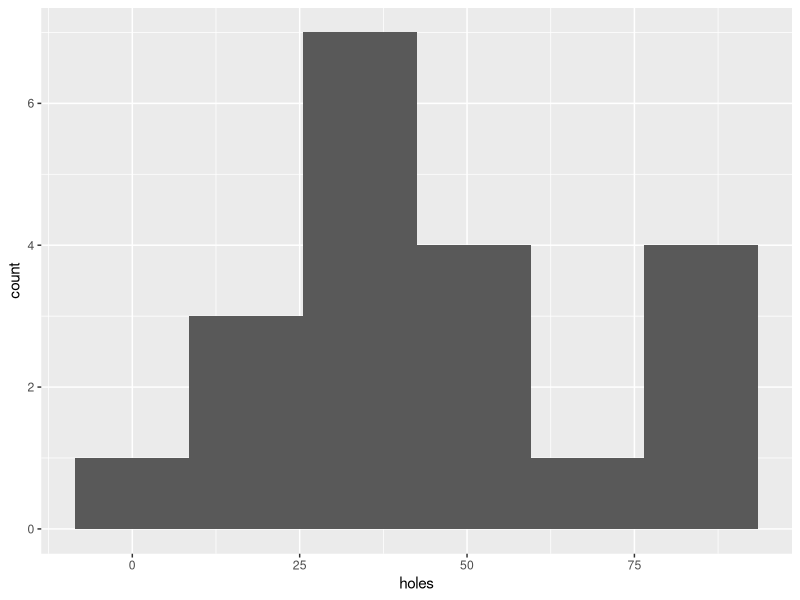
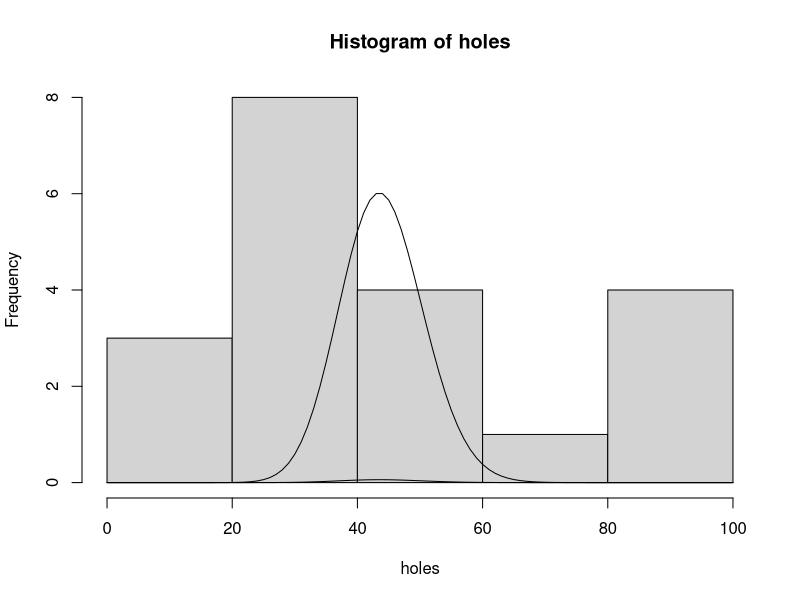
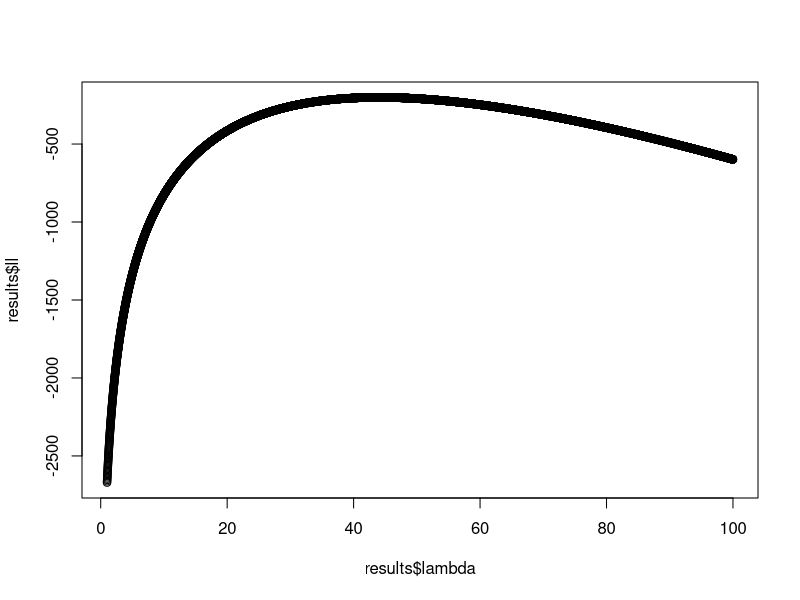

These figures' R source, in order:
#Thursday class
library(dplyr)
library(ggplot2)


data <- read.csv("fielddata.csv")
data <- data[1:20, 1:2]
data <- rename(data, holes = Number.of.holes.per.radish.leaf)
data$holes <- as.numeric(data$holes)
ggplot(data, aes(holes)) + geom_histogram(bins = 6)

#estimate lambda using MLE

#equation for poisson regression
pos <- function(x, a, b){exp(a+b*x)}

loglikpos <- function(df, lambda){
  ll <- sum(dpois(df, lambda, log = TRUE))
  sum(ll)
}

holes <- data$holes
seq.lamb <- seq(1, 100, by = 0.01)

list.lik <- list()
list.lamb <-list()

for (i in 1:length(seq.lamb)){
  a <- seq.lamb[i]
  lik <- loglikpos(holes, a)
  list.lik[[i]] <- lik
  list.lamb[[i]] <- a
}

lik <- do.call(rbind, list.lik)
lamb <- do.call(rbind, list.lamb)

results <-  cbind(lik, lamb)
results <- as.data.frame(results)
results <-  results %>% rename(ll = V1, lambda = V2)

max(results$ll)

max <- results[which.max(results$ll),]

#have lambda not sure how to predict
hist(holes)
curve(dpois(x, max[1,2]), xlim = c(0, 100), add = TRUE)
#lol
curve(dpois(x, max[1,2])*100, xlim = c(0, 100), add = TRUE)
#aha I think that is it?

m1 <- glm(holes ~ 1, family = poisson(link = identity))
summary(m1)
#the intercept from GLM = the MLE lambda value

#liklihood profile
plot(results$lambda, results$ll)

##simulated annealing


